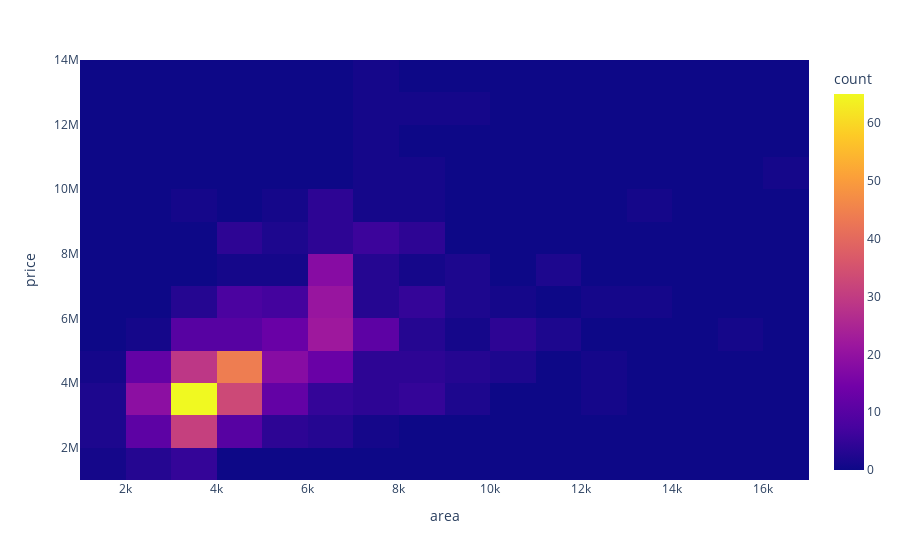

The code cell stored with this chart in its notebook:
### Code cell
fig = px.density_heatmap(housing, x="area", y="price")
fig.show()

### Figure 1 — Plotly figure (JSON) as saved in the notebook; plotly's stock layout.template omitted (floating-point values rounded to 4 significant figures; data arrays with more than 128 entries replaced by an {"elided": "..."} marker saying what was removed)
{"data": [{"coloraxis": "coloraxis", "hovertemplate": "area=%{x}<br>price=%{y}<br>count=%{z}<extra></extra>", "name": "", "type": "histogram2d", "x": {"elided": "545 int values"}, "xaxis": "x", "xbingroup": "x", "y": {"elided": "545 int values"}, "yaxis": "y", "ybingroup": "y"}], "layout": {"coloraxis": {"colorbar": {"title": {"text": "count"}}, "colorscale": [[0, "#0d0887"], [0.1111, "#46039f"], [0.2222, "#7201a8"], [0.3333, "#9c179e"], [0.4444, "#bd3786"], [0.5556, "#d8576b"], [0.6667, "#ed7953"], [0.7778, "#fb9f3a"], [0.8889, "#fdca26"], [1, "#f0f921"]]}, "legend": {"tracegroupgap": 0}, "margin": {"t": 60}, "xaxis": {"anchor": "y", "domain": [0, 1], "title": {"text": "area"}}, "yaxis": {"anchor": "x", "domain": [0, 1], "title": {"text": "price"}}}}
